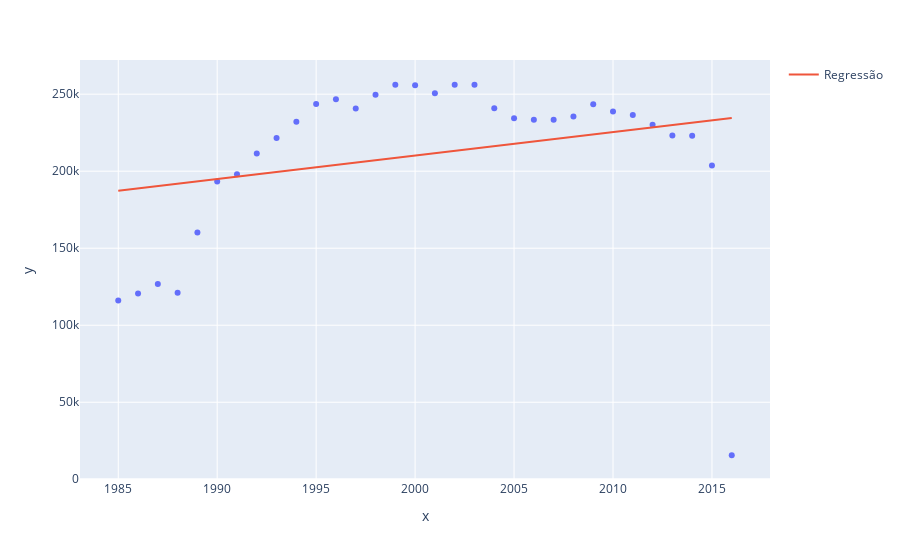

Notebook cell for this chart:
### Code cell
grafico = px.scatter(x = X_suicidios_renda_capita.ravel(), y = y_suicides_no)
grafico.add_scatter(x = X_suicidios_renda_capita.ravel(), y = previsoes, name = 'Regressão')
grafico.show()

### Figure 1 — Plotly figure (JSON) as saved in the notebook; plotly's stock layout.template omitted (floating-point values rounded to 4 significant figures)
{"data": [{"hovertemplate": "x=%{x}<br>y=%{y}<extra></extra>", "legendgroup": "", "marker": {"color": "#636efa", "symbol": "circle"}, "mode": "markers", "name": "", "orientation": "v", "showlegend": false, "type": "scatter", "x": [1985, 1986, 1987, 1988, 1989, 1990, 1991, 1992, 1993, 1994, 1995, 1996, 1997, 1998, 1999, 2000, 2001, 2002, 2003, 2004, 2005, 2006, 2007, 2008, 2009, 2010, 2011, 2012, 2013, 2014, 2015, 2016], "xaxis": "x", "y": [116063, 120670, 126842, 121026, 160244, 193361, 198020, 211473, 221565, 232063, 243544, 246725, 240745, 249591, 256119, 255832, 250652, 256095, 256079, 240861, 234375, 233361, 233408, 235447, 243487, 238702, 236484, 230160, 223199, 222984, 203640, 15603], "yaxis": "y"}, {"name": "Regressão", "type": "scatter", "x": [1985, 1986, 1987, 1988, 1989, 1990, 1991, 1992, 1993, 1994, 1995, 1996, 1997, 1998, 1999, 2000, 2001, 2002, 2003, 2004, 2005, 2006, 2007, 2008, 2009, 2010, 2011, 2012, 2013, 2014, 2015, 2016], "y": [187300.0, 188800.0, 190300.0, 191900.0, 193400.0, 194900.0, 196400.0, 198000.0, 199500.0, 201000.0, 202500.0, 204000.0, 205600.0, 207100.0, 208600.0, 210100.0, 211600.0, 213200.0, 214700.0, 216200.0, 217700.0, 219300.0, 220800.0, 222300.0, 223800.0, 225300.0, 226900.0, 228400.0, 229900.0, 231400.0, 233000.0, 234500.0]}], "layout": {"legend": {"tracegroupgap": 0}, "margin": {"t": 60}, "xaxis": {"anchor": "y", "domain": [0, 1], "title": {"text": "x"}}, "yaxis": {"anchor": "x", "domain": [0, 1], "title": {"text": "y"}}}}
